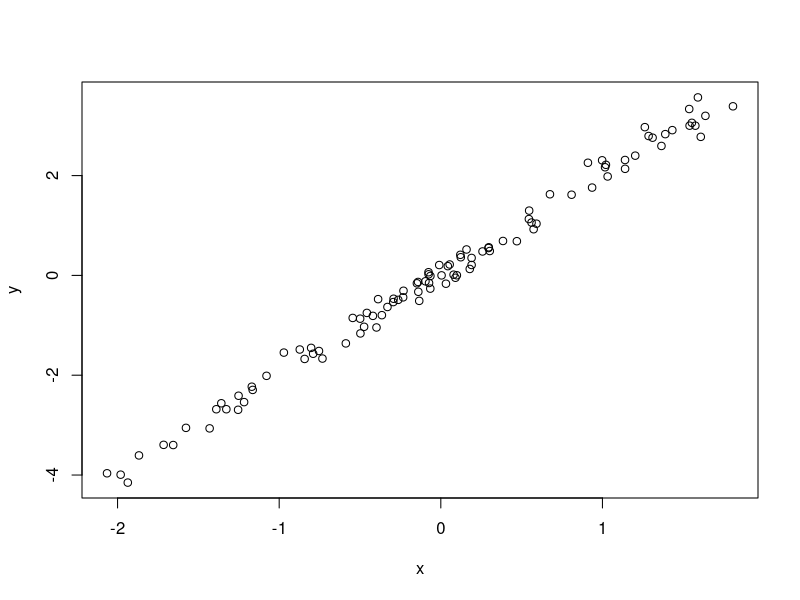

Here is the R script that generated this plot:
# Simulate and plot data
# Torbet McNeil
# tmcneil@arizona.edu
# 2023-02-13

# Simulate predictor variable
x <- rnorm(n = 100)
# Simulate response variable with some noise
y <- 2 * x + rnorm(n = 100, sd = 0.2)

# Plot the data
plot(x = x, y = y)